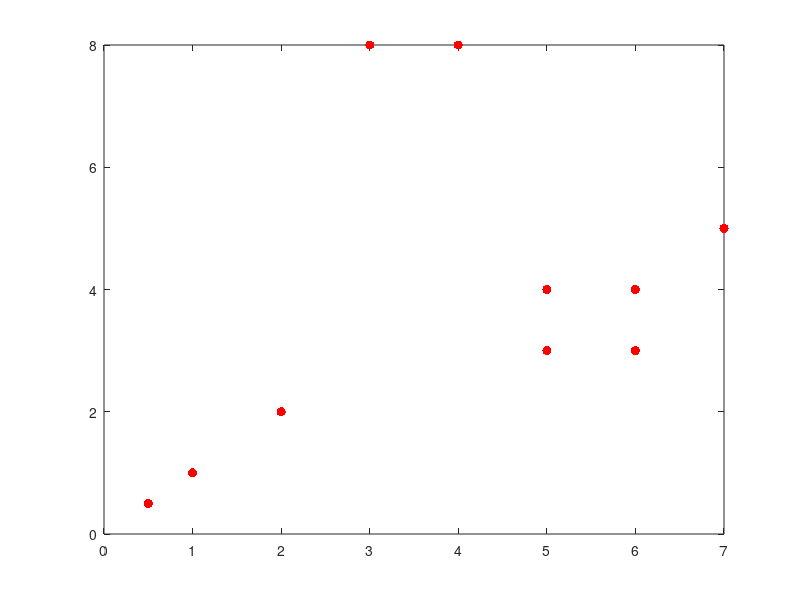

Write the MATLAB code that produced this figure. (Note: this script raises an error after producing the figure.)
%Equipo 8
%Parcial 2
%Ejercicio AlgCadena Visto en Clase
clc
clear all
close all
warning off all
%          x1 2 3 4 5 6 7 8 9 10
muestras=[0.5 3 2 1 5 4 6 5 6 7;
          0.5 8 2 1 3 8 3 4 4 5];
numMuestras=10;
umbral=15;
figure(1)
grid on
plot(muestras(1,:),muestras(2,:),'.r','MarkerSize',20);

[gruposF,numElementos]=algCadena(muestras,numMuestras,umbral)

figure(2)
grid on
hold on
[f,c]=size(numElementos);
for aux=1:c
    color=rand(1,3);
    cstr=strcat('Clase',{' '},string(aux));
    for aux2=1:numElementos(aux)
        x(aux2)=gruposF(1,aux2,aux);
        y(aux2)=gruposF(2,aux2,aux);
        %plot(gruposF(1,aux2,aux),gruposF(2,aux2,aux),'.','MarkerSize',15,'DisplayName',cstr,'color',color)
    end
    plot(x,y,'.','MarkerSize',15,'DisplayName',cstr,'color',color)
    clear x
    clear y
end
xlabel('Atributo 1')
ylabel('Atributo 2')
legend

disp('fin de proceso...')